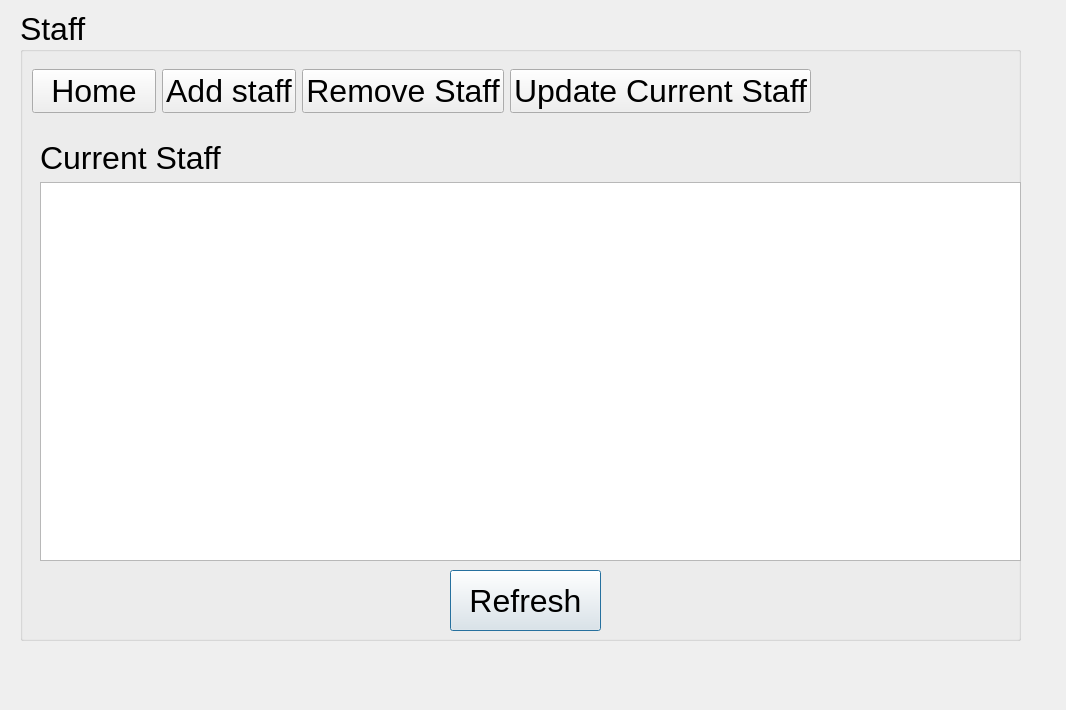
<?xml version="1.0" encoding="UTF-8"?>
<ui version="4.0">
 <class>Staff</class>
 <widget class="QDialog" name="Staff">
  <property name="geometry">
   <rect>
    <x>0</x>
    <y>0</y>
    <width>1066</width>
    <height>710</height>
   </rect>
  </property>
  <property name="windowTitle">
   <string>Dialog</string>
  </property>
  <widget class="QGroupBox" name="groupBox">
   <property name="geometry">
    <rect>
     <x>20</x>
     <y>10</y>
     <width>1001</width>
     <height>631</height>
    </rect>
   </property>
   <property name="font">
    <font>
     <pointsize>24</pointsize>
    </font>
   </property>
   <property name="title">
    <string>Staff</string>
   </property>
   <widget class="QPushButton" name="refreshButton">
    <property name="geometry">
     <rect>
      <x>430</x>
      <y>560</y>
      <width>151</width>
      <height>61</height>
     </rect>
    </property>
    <property name="text">
     <string>Refresh</string>
    </property>
   </widget>
   <widget class="QWidget" name="">
    <property name="geometry">
     <rect>
      <x>20</x>
      <y>130</y>
      <width>981</width>
      <height>421</height>
     </rect>
    </property>
    <layout class="QVBoxLayout" name="verticalLayout">
     <item>
      <widget class="QLabel" name="label_2">
       <property name="text">
        <string>Current Staff</string>
       </property>
      </widget>
     </item>
     <item>
      <widget class="QTableView" name="staffTable"/>
     </item>
    </layout>
   </widget>
   <widget class="QWidget" name="">
    <property name="geometry">
     <rect>
      <x>12</x>
      <y>52</y>
      <width>779</width>
      <height>59</height>
     </rect>
    </property>
    <layout class="QHBoxLayout" name="horizontalLayout">
     <item>
      <widget class="QPushButton" name="homeButton">
       <property name="font">
        <font>
         <pointsize>24</pointsize>
        </font>
       </property>
       <property name="text">
        <string>Home</string>
       </property>
      </widget>
     </item>
     <item>
      <widget class="QPushButton" name="addStaff">
       <property name="font">
        <font>
         <pointsize>24</pointsize>
        </font>
       </property>
       <property name="text">
        <string>Add staff</string>
       </property>
      </widget>
     </item>
     <item>
      <widget class="QPushButton" name="removeStaffButton">
       <property name="font">
        <font>
         <pointsize>24</pointsize>
        </font>
       </property>
       <property name="text">
        <string>Remove Staff</string>
       </property>
      </widget>
     </item>
     <item>
      <widget class="QPushButton" name="updateCurrentStaffButton">
       <property name="text">
        <string>Update Current Staff</string>
       </property>
      </widget>
     </item>
    </layout>
   </widget>
  </widget>
 </widget>
 <resources/>
 <connections/>
</ui>
